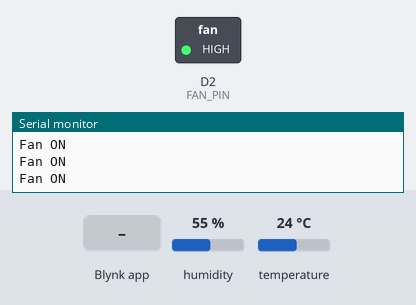
Bench run of a sketch on a simulated ESP8266 (NodeMCU). On the bench: switched loads named in the sketch (green lamp = pin HIGH), the last lines printed to the serial monitor. Inputs (shaded band) come from the test bench; at power-on: humidity 55 %, temperature 24 °C.

Above: at 10.9 s.
11.0 s: Blynk app writes 200 to V3
At 11.3 s:
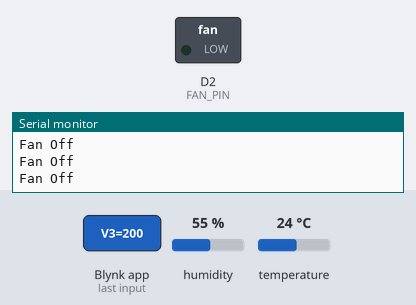
12.9 s: Blynk app writes 0 to V3
At 13.8 s:
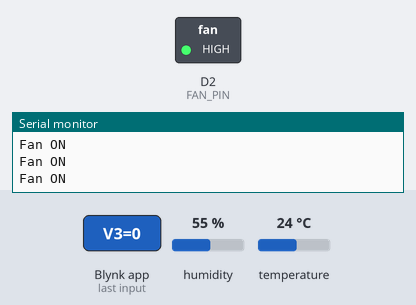
Timing chart, 0 to 15.9 s (numbered marks = the images above; inputs shaded):
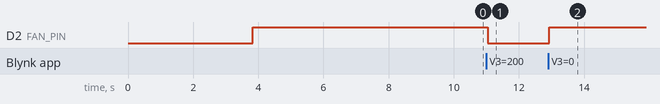

Measured:
- after the input at 11.0 s, D2 (FAN_PIN): HIGH → LOW after 0.05 s
- after the input at 12.9 s, D2 (FAN_PIN): LOW → HIGH at once

The sketch:

IoT_based_temp_control_fan.ino
```cpp
/*
 * Demo program to add your Nuttyfi, NodeMCU ESP8266 or ESP32 wifi board to
 * Blynk2.0 IoT mobile app & web dashboard
 *	for any query visit to www.smedehradun.com
 *	To design your customized hardware, visit to www.nuttyengineer.com
 *  Youtube Channel: https://www.youtube.com/c/SMEDehradun
 * pin description:
 * DHT11 / dht22- D5
 *Relay for Fan - D2
 *
 *Virtual pin description
 * Virtual led for Fan- V0
 * temperature- V1
 * humidity- V2
 * Slider to set the Temperature value- V3
 * follow me on github for new update
 */
// Fill-in information from your Blynk Template here

#include "DHT.h"
DHT dht(D5, DHT11);

#define BLYNK_TEMPLATE_ID "TMPL4O3Es9K8"  // change your template id here
#define BLYNK_DEVICE_NAME "IoT Automation Fan"  // change your device name here

#define BLYNK_FIRMWARE_VERSION        "0.1.0"
#define BLYNK_PRINT Serial
#define USE_NODE_MCU_BOARD
//#define APP_DEBUG
#define FAN_PIN D2
float h, t;

#include "BlynkEdgent.h"

int Val=0;
WidgetLED FAN(V0);

BLYNK_WRITE(V3)
{
  Val = param.asInt(); // assigning incoming value from pin V3 to a variable

  Serial.print(" The Threshhold value is: ");
  Serial.println(Val);
  Serial.println();
}

void setup()
{
  Serial.begin(9600);
  pinMode(FAN_PIN, OUTPUT);
  digitalWrite(FAN_PIN, LOW);
  BlynkEdgent.begin();
  delay(2000);
  dht.begin();
}

void loop() {
    BlynkEdgent.run();
    dht_data();
}

void dht_data()
{
  h = dht.readHumidity();
  t = dht.readTemperature();
  if (Val > t)
  {
    Serial.println("Fan Off");
    digitalWrite(FAN_PIN, LOW);
    FAN.off();
}
  else {
    digitalWrite(FAN_PIN, HIGH);
    FAN.on();
    Serial.println("Fan ON");
  }

  Blynk.virtualWrite(V1, t);
  Blynk.virtualWrite(V2, h);

}
```
